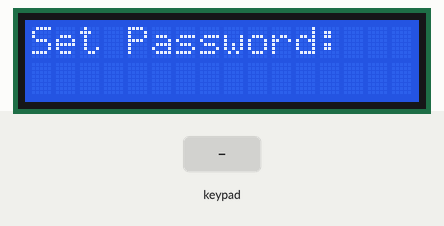
Bench run of a program on a simulated ATmega32, built with avr-gcc and emulated at 8 MHz. Shown: 16×2 character LCD. Wiring (inferred from the signals the program sends): 4×4 keypad with keys 7 8 9 / 4 5 6 * 1 2 3 - C 0 = +: rows PB4, PB5, PB6, PB7; columns PB0, PB1, PB2, PB3. Wiring (inferred from the names in the program): character LCD (HD44780): RS PA1; E PA2; data PA4, PA5, PA6, PA7. Inputs (shaded band) come from the test bench. EEPROM starts erased.

Above: at 1.2 s.
1.3 s: keypad keys 1 2 3 4 = pressed 0.4 s apart
At 3.6 s:
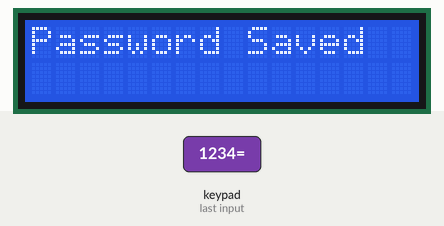
4.8 s: key '/' pressed
At 6.0 s:
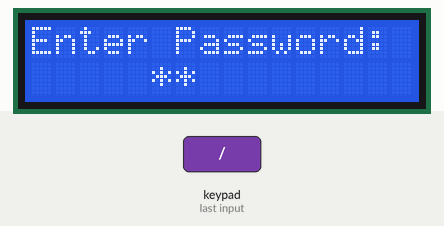
6.5 s: keypad keys 7 + 5 = pressed 0.4 s apart
At 7.5 s:
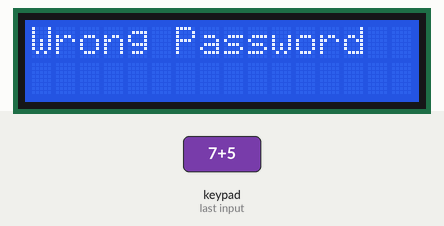
10.1 s: key '=' pressed
At 11.2 s:
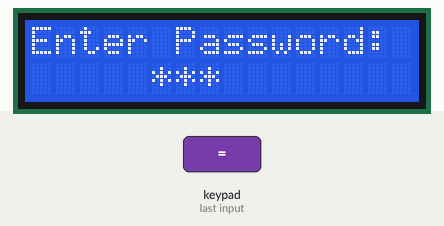
11.8 s: keypad keys 1 2 3 4 * pressed 0.4 s apart
At 15.7 s:
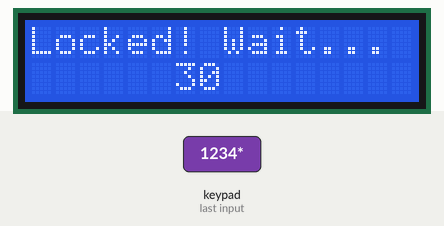
Timing chart, 0 to 17.2 s (numbered marks = the images above; inputs shaded):
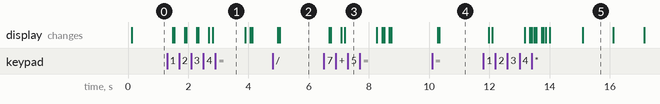

Measured:
- after the input at 1.3 s, the display: first changes after 0.18 s (image 1 shows a later state)
- after the input at 4.8 s, the display: first changes after 0.18 s (image 2 shows a later state)
- after the input at 6.5 s, the display: first changes after 0.18 s (image 3 shows a later state)
- after the input at 10.1 s, the display: first changes after 0.18 s (image 4 shows a later state)
- after the input at 11.8 s, the display: first changes after 0.18 s (image 5 shows a later state)

The program:

Smart_Safe.c
```c
/*
 * Smart_Safe.c
 *
 * Created: 11/21/2026 12:49:19 AM
 *  Author: Zeinab
 */

#include "HAL/LCD/lcd.h"
#include "HAL/KPD/KPD.h"
#include "MCAL/EEPROM/EEP.h"
#include <util/delay.h>

#define PASS_LEN      4
#define MAX_TRIES     3
#define LOCK_SEC      30

#define FLAG_ADD   (uint8)0x00
#define PASS_SADD  (uint8)0x01
#define TRIES_ADD  (uint8)0x10
#define FLAG_VAL   (uint8)0xA5

#define CLR    (uint8)'C'
#define RESET  (uint8)'C'

static void ReadPass(uint8 *pass){
	uint8 i = 0, key;
	LCD_vMovecursor(2,6);
	while(i < PASS_LEN){
		key = KPD_u8GetPressedKey();
		if(key == 0xFF) continue;

		if(key == CLR){
			if(i > 0){
				i--;
				LCD_vMovecursor(2,6+i);
				LCD_vWriteChar(' ');
			}
		}
		else {
			pass[i] = key;
			LCD_vMovecursor(2,6+i);
			LCD_vWriteChar(key);
			_delay_ms(50);
			LCD_vMovecursor(2,6+i);
			LCD_vWriteChar('*');
			i++;
		}
	}
}

static void SavePass(const uint8 *pass){
	uint8 i;
	EEPROM_write(FLAG_ADD, 0xFF);
	for(i = 0; i < PASS_LEN; i++)
	EEPROM_write(PASS_SADD + i, pass[i]);
	EEPROM_write(FLAG_ADD, FLAG_VAL);
}

static void Lockout(void){
	sint8 s;
	LCD_vWriteCMD(CLEAR_DIS);
	LCD_vWriteString((const uint8 *)"Locked! Wait...");
	for(s = LOCK_SEC; s > 0; s--){
		LCD_vMovecursor(2,7);
		LCD_vWriteString((const uint8 *)"   ");
		LCD_vMovecursor(2,7);
		LCD_vWriteInt(s);
		_delay_ms(1000);
	}
	EEPROM_write(TRIES_ADD, 0);
}

static void SetNewPass(uint8 *pass){
	LCD_vWriteCMD(CLEAR_DIS);
	LCD_vWriteString((const uint8 *)"Set Password:");
	ReadPass(pass);
	SavePass(pass);
	EEPROM_write(TRIES_ADD, 0);
	LCD_vWriteCMD(CLEAR_DIS);
	LCD_vWriteString((const uint8 *)"Password Saved");
	_delay_ms(1000);
}

int main(void)
{
	Init_vLCD4bit();
	Init_vKPD();

	uint8 pass[PASS_LEN], saved[PASS_LEN];
	uint8 tries, flag, i, k;

	/* first time */
	if(EEPROM_read(FLAG_ADD) != FLAG_VAL){
		SetNewPass(pass);
	}

	/* power drops */
	tries = EEPROM_read(TRIES_ADD);
	if(tries == 0xFF) tries = 0;
	if(tries >= MAX_TRIES){
		Lockout();
		tries = 0;
	}

	while(1)
	{
		LCD_vWriteCMD(CLEAR_DIS);
		LCD_vWriteString((const uint8 *)"Enter Password:");
		ReadPass(pass);

		flag = 1;
		for(i = 0; i < PASS_LEN; i++){
			saved[i] = EEPROM_read(PASS_SADD + i);
			if(pass[i] != saved[i]) flag = 0;
		}

		LCD_vWriteCMD(CLEAR_DIS);
		if(flag)
		{
			if(tries != 0){
				tries = 0;
				EEPROM_write(TRIES_ADD, 0);
			}
			LCD_vWriteString((const uint8 *)"Safe Opened");
			LCD_vMovecursor(2,1);
			LCD_vWriteString((const uint8 *)"C:RESET Password");

			for(i = 0; i < 200; i++){
				k = KPD_u8GetPressedKey();
				if(k == RESET){
					SetNewPass(pass);
					break;
				}
				_delay_ms(10);
			}
		}
		else{
			tries++;
			EEPROM_write(TRIES_ADD, tries);
			LCD_vWriteString((const uint8 *)"Wrong Password");
			_delay_ms(1000);

			if(tries >= MAX_TRIES){
				Lockout();
				tries = 0;
			}
		}
	}
}
```

STD_Macros.h
```c
/*
 * STD_Macros.h
 *
 * Created: 11/21/2026 2:23:55 AM
 *  Author: Zeinab
 */


#ifndef STD_MACROS_H_
#define STD_MACROS_H_


#define SET_BIT(reg,bit)	reg |= (1<<bit)
#define CLR_BIT(reg,bit)	reg &= (~(1<<bit))
#define TOG_BIT(reg,bit)	reg ^= (1<<bit)
#define GET_BIT(reg,bit)	(reg>>bit) &1


#endif /* STD_MACROS_H_ */
```

KPD_Config.h
```c
/*
 * KPD_Config.h
 *
 * Created: 11/20/2026 11:48:30 PM
 *  Author: Zeinab
 */


#ifndef KPD_CONFIG_H_
#define KPD_CONFIG_H_

#define NOROWS 4
#define NOCOLS 4

#define KPD_PORT _PORTB

#define HIGHNIBBLE 1
#define LOWNIBBLE 0
#define ROW_NIBBLE HIGHNIBBLE
#define COL_NIBBLE LOWNIBBLE


#endif /* KPD_CONFIG_H_ */
```

lcd_Config.h
```c
/*
 * Icd_Config.h
 *
 * Created: 11/20/2026 11:41:56 PM
 *  Author: Zeinab
 */


#ifndef LCD_CONFIG_H_
#define LCD_CONFIG_H_

#define LCD_PORT    _PORTA

#define LCD_HIGHNIBBLE 1
#define LCD_LOWNIBBLE 0
#define LCD_NIBBLE LCD_HIGHNIBBLE

#define RS    PA1
#define E     PA2

#endif /* LCD_CONFIG_H_ */
```

KPD.c
```c
/*
 * KPD.c
 *
 * Created: 11/20/2026 11:47:26 PM
 *  Author: Zeinab
 */


#include "../../MCAL/DIO/DIO.h"
#include "KPD.h"
#include "KPD_Config.h"
#include <util/delay.h>

#if ROW_NIBBLE == HIGHNIBBLE
#define ROW_START  (KPD_PORT * 8 + 4)
#define COL_START  (KPD_PORT * 8)
#else
#define ROW_START  (KPD_PORT * 8)
#define COL_START  (KPD_PORT * 8 + 4)
#endif

static const uint8 KPD_Keys[NOROWS][NOCOLS] = {
{'7','8','9','/'},
{'4','5','6','*'},
{'1','2','3','-'},
{'C','0','=','+'}
};


void Init_vKPD(void){
	#if ROW_NIBBLE == HIGHNIBBLE
		DIO_vSet_HIGHNIBBLE_Dir(KPD_PORT,OUTPUT_NIBBLE);
		DIO_vSet_HIGHNIBBLE_Val(KPD_PORT,HIGH_NIBBLE);

		DIO_vSet_LOWNIBBLE_Dir(KPD_PORT,INPUT_NIBBLE);
		DIO_vSet_LOWNIBBLE_Val(KPD_PORT,HIGH_NIBBLE);
	#else
		DIO_vSet_LOWNIBBLE_Dir(KPD_PORT,OUTPUT_NIBBLE);
		DIO_vSet_LOWNIBBLE_Val(KPD_PORT,HIGH_NIBBLE);

		DIO_vSet_HIGHNIBBLE_Dir(KPD_PORT,INPUT_NIBBLE);
		DIO_vSet_HIGHNIBBLE_Val(KPD_PORT,HIGH_NIBBLE);
	#endif
}
uint8 KPD_u8GetPressedKey(void){
	uint8 PressedKey = 0xFF;
	uint8 j ,i;
	for(i=0; i<NOROWS; i++){
		DIO_vSetPinVal(ROW_START + i ,LOW_PIN);
		for(j=0; j<NOCOLS; j++){
			if(DIO_u8GetPinVal(COL_START + j) == LOW_PIN){
				_delay_ms(20);
				while(DIO_u8GetPinVal(COL_START + j) == LOW_PIN);
				_delay_ms(20);
				PressedKey = KPD_Keys[i][j];
				DIO_vSetPinVal(ROW_START + i, HIGH_PIN);
				return PressedKey;
			}
		}
		DIO_vSetPinVal(ROW_START + i ,HIGH_PIN);
	}
	return PressedKey;
}
```

KPD.h
```c
/*
 * KPD.h
 *
 * Created: 11/20/2026 11:47:06 PM
 *  Author: Zeinab
 */


#ifndef KPD_H_
#define KPD_H_

#include "../../SERV/STD_TYPES.h"

void Init_vKPD(void);
uint8 KPD_u8GetPressedKey(void);


#endif /* KPD_H_ */
```

lcd.c
```c
/*
 * lcd.c
 *
 * Created: 11/20/2026 11:40:45 PM
 *  Author: Zeinab
 */

#include "../../MCAL/DIO/DIO.h"
#include "lcd_Config.h"
#include "lcd.h"
#include <util/delay.h>

static void send_falling_edge(void){
	DIO_vSetPinVal(E,HIGH_PIN);
	_delay_ms(1);
	DIO_vSetPinVal(E,LOW_PIN);
	_delay_ms(1);
}

void Init_vLCD4bit(void){
	#if LCD_NIBBLE == LCD_HIGHNIBBLE
	DIO_vSet_HIGHNIBBLE_Dir(LCD_PORT,OUTPUT_NIBBLE);
	#else
	DIO_vSet_LOWNIBBLE_Dir(LCD_PORT,OUTPUT_NIBBLE);
	#endif
	DIO_vSetPinDir(RS,OUTPUT_PIN);
	DIO_vSetPinDir(E,OUTPUT_PIN);
	_delay_ms(40);

	DIO_vSetPinVal(RS,LOW_PIN);
	#if LCD_NIBBLE == LCD_HIGHNIBBLE
	DIO_vSet_HIGHNIBBLE_Val(LCD_PORT, 0x02);
	#else
	DIO_vSet_LOWNIBBLE_Val(LCD_PORT, 0x02);
	#endif
	send_falling_edge();

	LCD_vWriteCMD(MODE_4BIT);
	_delay_ms(1);
	LCD_vWriteCMD(DISPLAY_ON);
	_delay_ms(1);
	LCD_vWriteCMD(CLEAR_DIS);
	_delay_ms(2);
	LCD_vWriteCMD(ENTRY_MODE_INC);
}
void LCD_vWriteChar(uint8 u8CopyChar){
	DIO_vSetPinVal(RS,HIGH_PIN);
	#if LCD_NIBBLE == LCD_HIGHNIBBLE
	DIO_vSet_HIGHNIBBLE_Val(LCD_PORT, u8CopyChar >> 4);
	send_falling_edge();
	DIO_vSet_HIGHNIBBLE_Val(LCD_PORT, u8CopyChar & 0x0F);
	send_falling_edge();
	#else
	DIO_vSet_LOWNIBBLE_Val(LCD_PORT, u8CopyChar >> 4);
	send_falling_edge();
	DIO_vSet_LOWNIBBLE_Val(LCD_PORT, u8CopyChar & 0x0F);
	send_falling_edge();
	#endif
}
void LCD_vWriteCMD(uint8 u8CopyCMD){
	DIO_vSetPinVal(RS,LOW_PIN);
	#if LCD_NIBBLE == LCD_HIGHNIBBLE
	DIO_vSet_HIGHNIBBLE_Val(LCD_PORT, u8CopyCMD >> 4);
	send_falling_edge();

	DIO_vSet_HIGHNIBBLE_Val(LCD_PORT, u8CopyCMD & 0x0F);
	send_falling_edge();

	#else
	DIO_vSet_LOWNIBBLE_Val(LCD_PORT, u8CopyCMD >> 4);
	send_falling_edge();

	DIO_vSet_LOWNIBBLE_Val(LCD_PORT, u8CopyCMD & 0x0F);
	send_falling_edge();
	#endif
}

void LCD_vMovecursor(uint8 u8CopyRow,uint8 u8CopyCol){
	if(u8CopyRow < 1 || u8CopyRow > 2 || u8CopyCol > 16 || u8CopyCol < 1){
		LCD_vWriteCMD(0x80);
	}
	else{
		if (u8CopyRow == 1)
		LCD_vWriteCMD(0x80 + u8CopyCol-1);
		else
		LCD_vWriteCMD(0xC0 + u8CopyCol-1);
	}
}
void LCD_vWriteString(const uint8 *u8CopyStr){
	uint8 i = 0;
	for(i = 0 ; u8CopyStr[i] != '\0' ; i++){
		LCD_vWriteChar(u8CopyStr[i]);
	}
}
void LCD_vWriteInt(sint32 s32CopyInt){
	uint8 arr[10];
	sint8 i = 0;
	if(s32CopyInt == 0){
		LCD_vWriteChar('0');
		return;
	}
	if(s32CopyInt < 0){
		LCD_vWriteChar('-');
		s32CopyInt = -s32CopyInt;
	}
	while (s32CopyInt > 0) {
		arr[i] = (s32CopyInt % 10) + '0';
		s32CopyInt /= 10;
		i++;
	}
	for (i = i - 1; i >= 0; i--) {
		LCD_vWriteChar(arr[i]);
	}
}
```

lcd.h
```c
/*
 * lcd.h
 *
 * Created: 11/20/2026 11:40:56 PM
 *  Author: Zeinab
 */


#ifndef LCD_H_
#define LCD_H_

#include "../../SERV/STD_TYPES.h"

#define CLEAR_DIS	0x01
#define RETURN_HOME	0x02
#define MODE_8BIT	0x38
#define MODE_4BIT	0x28
#define SET_DDRAM	0x80
#define SET_CGRAM	0x40
#define SHIFT_DIS_RIGHT	0x1C
#define SHIFT_DIS_LEFT	0x18
#define ENTRY_MODE_INC	0x06
#define ENTRY_MODE_DEC	0x04
#define DISPLAY_ON	0x0C
#define DISPLAY_OFF	0x08
#define CURSOR_ONBLINK	0x0F
#define CURSOR_OFFBLINK	0x0E

void Init_vLCD4bit(void);
void LCD_vMovecursor(uint8 u8CopyRow,uint8 u8CopyCol);
void LCD_vWriteChar(uint8 u8CopyChar);
void LCD_vWriteString(const uint8 *u8CopyStr);
void LCD_vWriteCMD(uint8 u8CopyCMD);
void LCD_vWriteInt(sint32 s32CopyInt);

#endif /* LCD_H_ */
```

DIO.c
```c
/*
 * DIO.c
 *
 * Created: 11/20/2026 11:15:42 AM
 *  Author: Zeinab
 */

#include "../../SERV/STD_Macros.h"
#include "DIO.h"
#include "DIO_REG.h"

static volatile uint8 *DDR[4]  ={&DDRA,&DDRB,&DDRC,&DDRD};
static volatile uint8 *PORT[4] ={&PORTA,&PORTB,&PORTC,&PORTD};
static volatile uint8 *PIN[4]  ={&PINA,&PINB,&PINC,&PIND};

void DIO_vSetPinDir(uint8 u8CopyPin ,uint8 u8CopyDir){
	switch(u8CopyDir){
		case OUTPUT_PIN:
		SET_BIT(*DDR[u8CopyPin /8],(u8CopyPin %8));
		break;
		case INPUT_PIN:
		CLR_BIT(*DDR[u8CopyPin /8],(u8CopyPin %8));
		break;
	}
}
void DIO_vSetPinVal(uint8 u8CopyPin ,uint8 u8CopyVal){
	switch(u8CopyVal){
		case HIGH_PIN:
		SET_BIT(*PORT[u8CopyPin /8],(u8CopyPin %8));
		break;

		case LOW_PIN:
		CLR_BIT(*PORT[u8CopyPin /8],(u8CopyPin %8));
		break;

		case TOGGLE_PIN:
		TOG_BIT(*PORT[u8CopyPin /8],(u8CopyPin %8));
		break;
	}
}
uint8 DIO_u8GetPinVal(uint8 u8CopyPin){
	return (GET_BIT(*PIN[u8CopyPin /8],(u8CopyPin %8)));
}

void DIO_vSetPortDir(uint8 u8CopyPort ,uint8 u8CopyDir){
	*DDR[u8CopyPort] = u8CopyDir;
}
void DIO_vSetPortVal(uint8 u8CopyPort ,uint8 u8CopyVal){
	*PORT[u8CopyPort] = u8CopyVal;
}
uint8 DIO_u8GetPortVal(uint8 u8CopyPort){
	return *PIN[u8CopyPort];
}

void DIO_vSet_HIGHNIBBLE_Dir(uint8 u8CopyPort ,uint8 u8CopyDir){
	u8CopyDir &= 0x0F;
	u8CopyDir <<= 4 ;
	*DDR[u8CopyPort] &= 0x0F;
	*DDR[u8CopyPort] |= u8CopyDir;

}
void DIO_vSet_LOWNIBBLE_Dir(uint8 u8CopyPort ,uint8 u8CopyDir){
	u8CopyDir &= 0x0F ;
	*DDR[u8CopyPort] &= 0xF0;
	*DDR[u8CopyPort] |= u8CopyDir;
}
void DIO_vSet_HIGHNIBBLE_Val(uint8 u8CopyPort ,uint8 u8CopyVal){
	u8CopyVal &= 0x0F;
	u8CopyVal <<= 4 ;
	*PORT[u8CopyPort] &= 0x0F;
	*PORT[u8CopyPort] |= u8CopyVal;
}
void DIO_vSet_LOWNIBBLE_Val(uint8 u8CopyPort ,uint8 u8CopyVal){
	u8CopyVal &= 0x0F;
	*PORT[u8CopyPort] &= 0xF0;
	*PORT[u8CopyPort] |= u8CopyVal;
}
```

DIO.h
```c
/*
 * DIO.h
 *
 * Created: 11/20/2026 11:15:29 AM
 *  Author: Zeinab
 */


#ifndef DIO_H_
#define DIO_H_

#include "../../SERV/STD_TYPES.h"

#define _PORTA    (uint8)0
#define _PORTB    (uint8)1
#define _PORTC    (uint8)2
#define _PORTD    (uint8)3

#define OUTPUT_PIN    (uint8)1
#define INPUT_PIN     (uint8)0

#define LOW_PIN     (uint8)0
#define HIGH_PIN    (uint8)1
#define TOGGLE_PIN  (uint8)2

#define OUTPUT_PORT  (uint8)0xFF
#define INPUT_PORT   (uint8)0x00

#define HIGH_PORT  (uint8)0xFF
#define LOW_PORT   (uint8)0x00

#define OUTPUT_NIBBLE  (uint8)0x0F
#define INPUT_NIBBLE   (uint8)0x00

#define HIGH_NIBBLE  (uint8)0x0F
#define LOW_NIBBLE   (uint8)0x00

typedef enum{
	PA0,PA1,PA2,PA3,PA4,PA5,PA6,PA7,
	PB0,PB1,PB2,PB3,PB4,PB5,PB6,PB7,
	PC0,PC1,PC2,PC3,PC4,PC5,PC6,PC7,
	PD0,PD1,PD2,PD3,PD4,PD5,PD6,PD7
}PIN_NUM;

void DIO_vSetPinDir(uint8 u8CopyPin ,uint8 u8CopyDir);
void DIO_vSetPinVal(uint8 u8CopyPin ,uint8 u8CopyVal);
uint8 DIO_u8GetPinVal(uint8 u8CopyPin);

void DIO_vSetPortDir(uint8 u8CopyPin ,uint8 u8CopyDir);
void DIO_vSetPortVal(uint8 u8CopyPin ,uint8 u8CopyVal);
uint8 DIO_u8GetPortVal(uint8 u8CopyPin);

void DIO_vSet_HIGHNIBBLE_Dir(uint8 u8CopyPort ,uint8 u8CopyDir);
void DIO_vSet_LOWNIBBLE_Dir(uint8 u8CopyPort ,uint8 u8CopyDir);
void DIO_vSet_HIGHNIBBLE_Val(uint8 u8CopyPort ,uint8 u8CopyVal);
void DIO_vSet_LOWNIBBLE_Val(uint8 u8CopyPort ,uint8 u8CopyVal);

#endif /* DIO_H_ */
```

DIO_REG.h
```c
/*
 * DIO_REG.h
 *
 * Created: 11/20/2026 11:15:00 PM
 *  Author: Zeinab
 */


#ifndef DIO_REG_H_
#define DIO_REG_H_

#include "../../SERV/STD_TYPES.h"

#define DDRA *((volatile uint8 *) (0x3A))
#define DDRB *((volatile uint8 *) (0x37))
#define DDRC *((volatile uint8 *) (0x34))
#define DDRD *((volatile uint8 *) (0x31))

#define PORTA *((volatile uint8  *) (0x3B))
#define PORTB *((volatile uint8  *) (0x38))
#define PORTC *((volatile uint8  *) (0x35))
#define PORTD *((volatile uint8  *) (0x32))

#define PINA *((volatile uint8 *) (0x39))
#define PINB *((volatile uint8 *) (0x36))
#define PINC *((volatile uint8 *) (0x33))
#define PIND *((volatile uint8 *) (0x30))


#endif /* DIO_REG_H_ */
```

EEP.c
```c
/*
 * EEP.c
 *
 * Created: 11/21/2026 2:16:00 AM
 *  Author: Zeinab
 */

#include "../../SERV/STD_Macros.h"
#include "EEP.h"
#include "EEP_REG.h"

void EEPROM_write(uint16 address, uint8 data){
	while (GET_BIT(EECR, EEWE) == 1);
	EEARL = (uint8)address;
	EEARH = (uint8)(address >> 8);
	EEDR  = data;
	SET_BIT(EECR, EEMWE);
	SET_BIT(EECR, EEWE);
}
uint8 EEPROM_read(uint16 address){
	while (GET_BIT(EECR, EEWE) == 1);
	EEARL = (uint8)address;
	EEARH = (uint8)(address >> 8);
	SET_BIT(EECR, EERE);
	return EEDR;
}
```

EEP.h
```c
/*
 * EEP.h
 *
 * Created: 11/21/2026 2:16:14 AM
 *  Author: Zeinab
 */


#ifndef EEP_H_
#define EEP_H_

#include "../../SERV/STD_TYPES.h"

void EEPROM_write(uint16 address, uint8 data);
uint8 EEPROM_read(uint16 address);


#endif /* EEP_H_ */
```

EEP_REG.h
```c
/*
 * EEP_REG.h
 *
 * Created: 11/21/2026 2:15:14 AM
 *  Author: Zeinab
 */


#ifndef EEP_REG_H_
#define EEP_REG_H_


#include "../../Serv/STD_TYPES.h"

#define EEAR	*((volatile uint16 *)(0x3E))
#define EEARL	*((volatile uint8 *)(0x3E))
#define EEARH	*((volatile uint8 *)(0x3F))

#define EEDR	*((volatile uint8 *)(0x3D))

#define EECR	*((volatile uint8 *)(0x3C))
#define EERE	0
#define EEWE	1
#define EEMWE	2
#define EERIE	3

#endif /* EEP_REG_H_ */
```

STD_TYPES.h
```c
/*
 * STD_TYPES.h
 *
 * Created: 11/21/2026 2:17:07 AM
 *  Author: Zeinab
 */


#ifndef STD_TYPES_H_
#define STD_TYPES_H_

#define F_CPU 8000000UL

typedef unsigned char uint8;
typedef unsigned short int uint16;
typedef unsigned long int uint32;
typedef unsigned long long int uint64;

typedef signed char sint8;
typedef signed short int sint16;
typedef signed long int sint32;
typedef signed long long int sint64;

typedef float f32;
typedef double f64;


#endif /* STD_TYPES_H_ */
```
